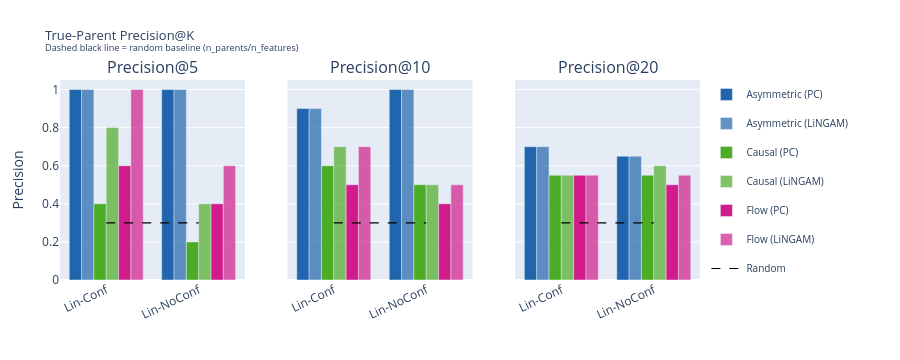

Here is the notebook cell this chart was saved with:
### Code cell
# ── 3c: True-parent Precision@K — one subplot per K-value ───────────────────
fig_prec = make_subplots(
    rows=1, cols=len(K_VALUES),
    subplot_titles=[f"Precision@{k}" for k in K_VALUES],
    shared_yaxes=True,
)
LEGEND_SEEN2 = set()
combos = [(m, g) for m in BASE_METHODS for g in DISC_GRAPHS]

for ci, k in enumerate(K_VALUES, start=1):
    sub = df_metrics[(df_metrics["K"] == k) & (df_metrics["Method"].isin(BASE_METHODS))]
    for meth, g in combos:
        rows = sub[(sub["Method"] == meth) & (sub["Graph"] == g)]
        if rows.empty:
            continue
        name = f"{meth} ({g})"
        show = name not in LEGEND_SEEN2
        LEGEND_SEEN2.add(name)
        fig_prec.add_trace(
            go.Bar(
                x           = [DS_LABELS[rows.iloc[i]["DatasetFull"]] for i in range(len(rows))],
                y           = rows["Precision"].tolist(),
                name        = name,
                legendgroup = name,
                showlegend  = show,
                marker_color= METHOD_COLORS[meth],
                opacity     = 0.7 if g == "LiNGAM" else 1.0,
                hovertemplate=f"<b>{name}</b><br>Prec=%{{y:.3f}}<extra></extra>",
            ),
            row=1, col=ci,
        )
    # Random baseline line
    random_vals = df_metrics[(df_metrics["K"] == k) & (df_metrics["Method"].isin(BASE_METHODS))]
    if not random_vals.empty:
        xs = [DS_LABELS[ds] for ds in DATASETS]
        fig_prec.add_trace(
            go.Scatter(
                x=xs, y=[random_vals.groupby("DatasetFull")["RandomBase"].first().get(ds, 0) for ds in DATASETS],
                mode="lines", line=dict(dash="dash", color="black", width=1.2),
                name="Random", legendgroup="Random", showlegend=(ci == 1),
                hovertemplate="Random baseline<br>Prec=%{y:.3f}<extra></extra>",
            ),
            row=1, col=ci,
        )

fig_prec.update_layout(
    title=dict(text="True-Parent Precision@K<br><sup>Dashed black line = random baseline (n_parents/n_features)</sup>",
               font=dict(size=13)),
    height=360, width=900,
    barmode="group",
    legend=dict(x=1.01, y=1, xanchor="left", font=dict(size=10)),
    margin=dict(l=60, r=200, t=80, b=80),
)
fig_prec.update_yaxes(range=[0, 1.05], title_text="Precision", col=1)
fig_prec.update_xaxes(tickangle=-25)
fig_prec.show()

### Figure 1 — Plotly figure (JSON) as saved in the notebook; plotly's stock layout.template omitted (floating-point values rounded to 4 significant figures)
{"data": [{"hovertemplate": "<b>Asymmetric (PC)</b><br>Prec=%{y:.3f}<extra></extra>", "legendgroup": "Asymmetric (PC)", "marker": {"color": "#2166ac"}, "name": "Asymmetric (PC)", "opacity": 1, "showlegend": true, "type": "bar", "x": ["Lin-Conf", "Lin-NoConf"], "xaxis": "x", "y": [1, 1], "yaxis": "y"}, {"hovertemplate": "<b>Asymmetric (LiNGAM)</b><br>Prec=%{y:.3f}<extra></extra>", "legendgroup": "Asymmetric (LiNGAM)", "marker": {"color": "#2166ac"}, "name": "Asymmetric (LiNGAM)", "opacity": 0.7, "showlegend": true, "type": "bar", "x": ["Lin-Conf", "Lin-NoConf"], "xaxis": "x", "y": [1, 1], "yaxis": "y"}, {"hovertemplate": "<b>Causal (PC)</b><br>Prec=%{y:.3f}<extra></extra>", "legendgroup": "Causal (PC)", "marker": {"color": "#4dac26"}, "name": "Causal (PC)", "opacity": 1, "showlegend": true, "type": "bar", "x": ["Lin-Conf", "Lin-NoConf"], "xaxis": "x", "y": [0.4, 0.2], "yaxis": "y"}, {"hovertemplate": "<b>Causal (LiNGAM)</b><br>Prec=%{y:.3f}<extra></extra>", "legendgroup": "Causal (LiNGAM)", "marker": {"color": "#4dac26"}, "name": "Causal (LiNGAM)", "opacity": 0.7, "showlegend": true, "type": "bar", "x": ["Lin-Conf", "Lin-NoConf"], "xaxis": "x", "y": [0.8, 0.4], "yaxis": "y"}, {"hovertemplate": "<b>Flow (PC)</b><br>Prec=%{y:.3f}<extra></extra>", "legendgroup": "Flow (PC)", "marker": {"color": "#d01c8b"}, "name": "Flow (PC)", "opacity": 1, "showlegend": true, "type": "bar", "x": ["Lin-Conf", "Lin-NoConf"], "xaxis": "x", "y": [0.6, 0.4], "yaxis": "y"}, {"hovertemplate": "<b>Flow (LiNGAM)</b><br>Prec=%{y:.3f}<extra></extra>", "legendgroup": "Flow (LiNGAM)", "marker": {"color": "#d01c8b"}, "name": "Flow (LiNGAM)", "opacity": 0.7, "showlegend": true, "type": "bar", "x": ["Lin-Conf", "Lin-NoConf"], "xaxis": "x", "y": [1, 0.6], "yaxis": "y"}, {"hovertemplate": "Random baseline<br>Prec=%{y:.3f}<extra></extra>", "legendgroup": "Random", "line": {"color": "black", "dash": "dash", "width": 1.2}, "mode": "lines", "name": "Random", "showlegend": true, "type": "scatter", "x": ["Lin-Conf", "Lin-NoConf"], "xaxis": "x", "y": [0.3, 0.3], "yaxis": "y"}, {"hovertemplate": "<b>Asymmetric (PC)</b><br>Prec=%{y:.3f}<extra></extra>", "legendgroup": "Asymmetric (PC)", "marker": {"color": "#2166ac"}, "name": "Asymmetric (PC)", "opacity": 1, "showlegend": false, "type": "bar", "x": ["Lin-Conf", "Lin-NoConf"], "xaxis": "x2", "y": [0.9, 1], "yaxis": "y2"}, {"hovertemplate": "<b>Asymmetric (LiNGAM)</b><br>Prec=%{y:.3f}<extra></extra>", "legendgroup": "Asymmetric (LiNGAM)", "marker": {"color": "#2166ac"}, "name": "Asymmetric (LiNGAM)", "opacity": 0.7, "showlegend": false, "type": "bar", "x": ["Lin-Conf", "Lin-NoConf"], "xaxis": "x2", "y": [0.9, 1], "yaxis": "y2"}, {"hovertemplate": "<b>Causal (PC)</b><br>Prec=%{y:.3f}<extra></extra>", "legendgroup": "Causal (PC)", "marker": {"color": "#4dac26"}, "name": "Causal (PC)", "opacity": 1, "showlegend": false, "type": "bar", "x": ["Lin-Conf", "Lin-NoConf"], "xaxis": "x2", "y": [0.6, 0.5], "yaxis": "y2"}, {"hovertemplate": "<b>Causal (LiNGAM)</b><br>Prec=%{y:.3f}<extra></extra>", "legendgroup": "Causal (LiNGAM)", "marker": {"color": "#4dac26"}, "name": "Causal (LiNGAM)", "opacity": 0.7, "showlegend": false, "type": "bar", "x": ["Lin-Conf", "Lin-NoConf"], "xaxis": "x2", "y": [0.7, 0.5], "yaxis": "y2"}, {"hovertemplate": "<b>Flow (PC)</b><br>Prec=%{y:.3f}<extra></extra>", "legendgroup": "Flow (PC)", "marker": {"color": "#d01c8b"}, "name": "Flow (PC)", "opacity": 1, "showlegend": false, "type": "bar", "x": ["Lin-Conf", "Lin-NoConf"], "xaxis": "x2", "y": [0.5, 0.4], "yaxis": "y2"}, {"hovertemplate": "<b>Flow (LiNGAM)</b><br>Prec=%{y:.3f}<extra></extra>", "legendgroup": "Flow (LiNGAM)", "marker": {"color": "#d01c8b"}, "name": "Flow (LiNGAM)", "opacity": 0.7, "showlegend": false, "type": "bar", "x": ["Lin-Conf", "Lin-NoConf"], "xaxis": "x2", "y": [0.7, 0.5], "yaxis": "y2"}, {"hovertemplate": "Random baseline<br>Prec=%{y:.3f}<extra></extra>", "legendgroup": "Random", "line": {"color": "black", "dash": "dash", "width": 1.2}, "mode": "lines", "name": "Random", "showlegend": false, "type": "scatter", "x": ["Lin-Conf", "Lin-NoConf"], "xaxis": "x2", "y": [0.3, 0.3], "yaxis": "y2"}, {"hovertemplate": "<b>Asymmetric (PC)</b><br>Prec=%{y:.3f}<extra></extra>", "legendgroup": "Asymmetric (PC)", "marker": {"color": "#2166ac"}, "name": "Asymmetric (PC)", "opacity": 1, "showlegend": false, "type": "bar", "x": ["Lin-Conf", "Lin-NoConf"], "xaxis": "x3", "y": [0.7, 0.65], "yaxis": "y3"}, {"hovertemplate": "<b>Asymmetric (LiNGAM)</b><br>Prec=%{y:.3f}<extra></extra>", "legendgroup": "Asymmetric (LiNGAM)", "marker": {"color": "#2166ac"}, "name": "Asymmetric (LiNGAM)", "opacity": 0.7, "showlegend": false, "type": "bar", "x": ["Lin-Conf", "Lin-NoConf"], "xaxis": "x3", "y": [0.7, 0.65], "yaxis": "y3"}, {"hovertemplate": "<b>Causal (PC)</b><br>Prec=%{y:.3f}<extra></extra>", "legendgroup": "Causal (PC)", "marker": {"color": "#4dac26"}, "name": "Causal (PC)", "opacity": 1, "showlegend": false, "type": "bar", "x": ["Lin-Conf", "Lin-NoConf"], "xaxis": "x3", "y": [0.55, 0.55], "yaxis": "y3"}, {"hovertemplate": "<b>Causal (LiNGAM)</b><br>Prec=%{y:.3f}<extra></extra>", "legendgroup": "Causal (LiNGAM)", "marker": {"color": "#4dac26"}, "name": "Causal (LiNGAM)", "opacity": 0.7, "showlegend": false, "type": "bar", "x": ["Lin-Conf", "Lin-NoConf"], "xaxis": "x3", "y": [0.55, 0.6], "yaxis": "y3"}, {"hovertemplate": "<b>Flow (PC)</b><br>Prec=%{y:.3f}<extra></extra>", "legendgroup": "Flow (PC)", "marker": {"color": "#d01c8b"}, "name": "Flow (PC)", "opacity": 1, "showlegend": false, "type": "bar", "x": ["Lin-Conf", "Lin-NoConf"], "xaxis": "x3", "y": [0.55, 0.5], "yaxis": "y3"}, {"hovertemplate": "<b>Flow (LiNGAM)</b><br>Prec=%{y:.3f}<extra></extra>", "legendgroup": "Flow (LiNGAM)", "marker": {"color": "#d01c8b"}, "name": "Flow (LiNGAM)", "opacity": 0.7, "showlegend": false, "type": "bar", "x": ["Lin-Conf", "Lin-NoConf"], "xaxis": "x3", "y": [0.55, 0.55], "yaxis": "y3"}, {"hovertemplate": "Random baseline<br>Prec=%{y:.3f}<extra></extra>", "legendgroup": "Random", "line": {"color": "black", "dash": "dash", "width": 1.2}, "mode": "lines", "name": "Random", "showlegend": false, "type": "scatter", "x": ["Lin-Conf", "Lin-NoConf"], "xaxis": "x3", "y": [0.3, 0.3], "yaxis": "y3"}], "layout": {"annotations": [{"font": {"size": 16}, "showarrow": false, "text": "Precision@5", "x": 0.1444, "xanchor": "center", "xref": "paper", "y": 1, "yanchor": "bottom", "yref": "paper"}, {"font": {"size": 16}, "showarrow": false, "text": "Precision@10", "x": 0.5, "xanchor": "center", "xref": "paper", "y": 1, "yanchor": "bottom", "yref": "paper"}, {"font": {"size": 16}, "showarrow": false, "text": "Precision@20", "x": 0.8556, "xanchor": "center", "xref": "paper", "y": 1, "yanchor": "bottom", "yref": "paper"}], "barmode": "group", "height": 360, "legend": {"font": {"size": 10}, "x": 1.01, "xanchor": "left", "y": 1}, "margin": {"b": 80, "l": 60, "r": 200, "t": 80}, "title": {"font": {"size": 13}, "text": "True-Parent Precision@K<br><sup>Dashed black line = random baseline (n_parents/n_features)</sup>"}, "width": 900, "xaxis": {"anchor": "y", "domain": [0, 0.2889], "tickangle": -25}, "xaxis2": {"anchor": "y2", "domain": [0.3556, 0.6444], "tickangle": -25}, "xaxis3": {"anchor": "y3", "domain": [0.7111, 1], "tickangle": -25}, "yaxis": {"anchor": "x", "domain": [0, 1], "range": [0, 1.05], "title": {"text": "Precision"}}, "yaxis2": {"anchor": "x2", "domain": [0, 1], "matches": "y", "showticklabels": false}, "yaxis3": {"anchor": "x3", "domain": [0, 1], "matches": "y", "showticklabels": false}}}
